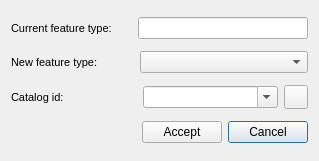
<?xml version="1.0" encoding="UTF-8"?>
<ui version="4.0">
 <class>dlg_nodetype_change</class>
 <widget class="QDialog" name="dlg_nodetype_change">
  <property name="geometry">
   <rect>
    <x>0</x>
    <y>0</y>
    <width>319</width>
    <height>161</height>
   </rect>
  </property>
  <property name="windowTitle">
   <string>Change feature type</string>
  </property>
  <layout class="QGridLayout" name="gridLayout">
   <item row="3" column="0">
    <spacer name="horizontalSpacer_2">
     <property name="orientation">
      <enum>Qt::Horizontal</enum>
     </property>
     <property name="sizeType">
      <enum>QSizePolicy::Expanding</enum>
     </property>
     <property name="sizeHint" stdset="0">
      <size>
       <width>250</width>
       <height>20</height>
      </size>
     </property>
    </spacer>
   </item>
   <item row="3" column="2">
    <widget class="QPushButton" name="btn_cancel">
     <property name="sizePolicy">
      <sizepolicy hsizetype="Minimum" vsizetype="Fixed">
       <horstretch>0</horstretch>
       <verstretch>0</verstretch>
      </sizepolicy>
     </property>
     <property name="text">
      <string>Cancel</string>
     </property>
    </widget>
   </item>
   <item row="3" column="1">
    <widget class="QPushButton" name="btn_accept">
     <property name="sizePolicy">
      <sizepolicy hsizetype="Minimum" vsizetype="Fixed">
       <horstretch>0</horstretch>
       <verstretch>0</verstretch>
      </sizepolicy>
     </property>
     <property name="text">
      <string>Accept</string>
     </property>
    </widget>
   </item>
   <item row="1" column="0" colspan="3">
    <layout class="QHBoxLayout" name="horizontalLayout_2">
     <item>
      <widget class="QLabel" name="lbl_custom_node_type">
       <property name="font">
        <font>
         <pointsize>8</pointsize>
        </font>
       </property>
       <property name="frameShape">
        <enum>QFrame::NoFrame</enum>
       </property>
       <property name="frameShadow">
        <enum>QFrame::Raised</enum>
       </property>
       <property name="text">
        <string>New feature type:</string>
       </property>
       <property name="margin">
        <number>3</number>
       </property>
      </widget>
     </item>
     <item>
      <spacer name="horizontalSpacer_3">
       <property name="orientation">
        <enum>Qt::Horizontal</enum>
       </property>
       <property name="sizeType">
        <enum>QSizePolicy::Fixed</enum>
       </property>
       <property name="sizeHint" stdset="0">
        <size>
         <width>36</width>
         <height>20</height>
        </size>
       </property>
      </spacer>
     </item>
     <item>
      <widget class="QComboBox" name="feature_type_new">
       <property name="enabled">
        <bool>true</bool>
       </property>
       <property name="sizePolicy">
        <sizepolicy hsizetype="Expanding" vsizetype="Fixed">
         <horstretch>0</horstretch>
         <verstretch>0</verstretch>
        </sizepolicy>
       </property>
       <property name="frame">
        <bool>true</bool>
       </property>
      </widget>
     </item>
    </layout>
   </item>
   <item row="0" column="0" colspan="3">
    <layout class="QHBoxLayout" name="horizontalLayout">
     <item>
      <widget class="QLabel" name="lbl_node_type">
       <property name="font">
        <font>
         <pointsize>8</pointsize>
        </font>
       </property>
       <property name="frameShape">
        <enum>QFrame::NoFrame</enum>
       </property>
       <property name="frameShadow">
        <enum>QFrame::Raised</enum>
       </property>
       <property name="text">
        <string>Current feature type:</string>
       </property>
       <property name="margin">
        <number>3</number>
       </property>
       <property name="textInteractionFlags">
        <set>Qt::LinksAccessibleByMouse</set>
       </property>
      </widget>
     </item>
     <item>
      <spacer name="horizontalSpacer">
       <property name="orientation">
        <enum>Qt::Horizontal</enum>
       </property>
       <property name="sizeType">
        <enum>QSizePolicy::Fixed</enum>
       </property>
       <property name="sizeHint" stdset="0">
        <size>
         <width>20</width>
         <height>20</height>
        </size>
       </property>
      </spacer>
     </item>
     <item>
      <widget class="QLineEdit" name="feature_type">
       <property name="text">
        <string/>
       </property>
      </widget>
     </item>
    </layout>
   </item>
   <item row="2" column="0" colspan="3">
    <layout class="QHBoxLayout" name="horizontalLayout_3">
     <item>
      <widget class="QLabel" name="lbl_catalog_id">
       <property name="sizePolicy">
        <sizepolicy hsizetype="Maximum" vsizetype="Preferred">
         <horstretch>0</horstretch>
         <verstretch>0</verstretch>
        </sizepolicy>
       </property>
       <property name="font">
        <font>
         <pointsize>8</pointsize>
        </font>
       </property>
       <property name="frameShape">
        <enum>QFrame::NoFrame</enum>
       </property>
       <property name="frameShadow">
        <enum>QFrame::Raised</enum>
       </property>
       <property name="text">
        <string>Catalog id:</string>
       </property>
       <property name="margin">
        <number>3</number>
       </property>
      </widget>
     </item>
     <item>
      <spacer name="horizontalSpacer_4">
       <property name="orientation">
        <enum>Qt::Horizontal</enum>
       </property>
       <property name="sizeType">
        <enum>QSizePolicy::Fixed</enum>
       </property>
       <property name="sizeHint" stdset="0">
        <size>
         <width>73</width>
         <height>20</height>
        </size>
       </property>
      </spacer>
     </item>
     <item>
      <widget class="QComboBox" name="featurecat_id">
       <property name="editable">
        <bool>true</bool>
       </property>
      </widget>
     </item>
     <item>
      <widget class="QPushButton" name="btn_catalog">
       <property name="sizePolicy">
        <sizepolicy hsizetype="Minimum" vsizetype="Fixed">
         <horstretch>0</horstretch>
         <verstretch>0</verstretch>
        </sizepolicy>
       </property>
       <property name="minimumSize">
        <size>
         <width>24</width>
         <height>24</height>
        </size>
       </property>
       <property name="maximumSize">
        <size>
         <width>24</width>
         <height>24</height>
        </size>
       </property>
       <property name="text">
        <string/>
       </property>
       <property name="iconSize">
        <size>
         <width>24</width>
         <height>24</height>
        </size>
       </property>
      </widget>
     </item>
    </layout>
   </item>
  </layout>
 </widget>
 <tabstops>
  <tabstop>feature_type</tabstop>
 </tabstops>
 <resources/>
 <connections/>
</ui>
